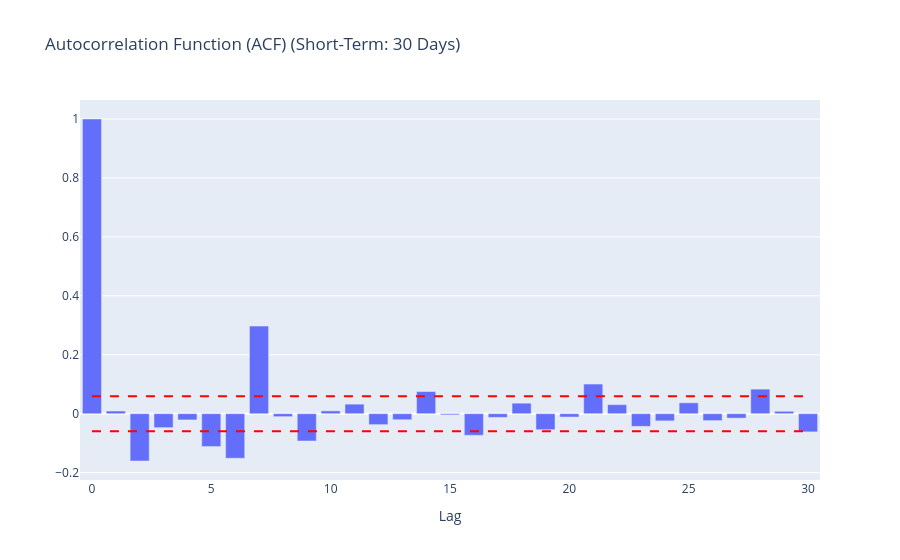
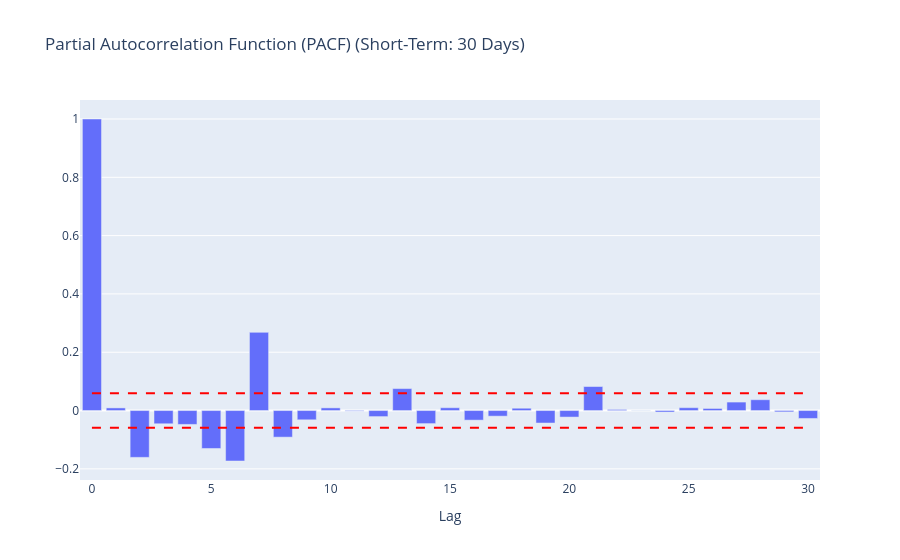

Here is the notebook cell these charts were saved with, in order:
### Markdown cell above
## 6. ACF/PACF Analysis
We analyze the Autocorrelation (ACF) and Partial Autocorrelation (PACF) plots on our stationary, differenced data to determine our `p` and `q` parameters.

**Determining `p` (AutoRegressive order from PACF):**
The PACF plot shows a significant negative spike at Lag 1, before dropping into the red confidence interval at Lags 2-5. This justifies setting our standard AR parameter to **`p = 1`**. Furthermore, we observe a massive positive spike exactly at Lag 7, mathematically confirming the 7-day weekly seasonality.

**Determining `q` (Moving Average order from ACF):**
The ACF plot mirrors this behavior, with a sharp negative spike at Lag 1 that quickly drops off into the confidence interval, followed by another massive seasonal spike at Lag 7. The sharp cutoff after the first lag justifies setting our MA parameter to **`q = 1`**.

### Code cell
def plot_interactive_acf_pacf(series, lags=30, title_suffix=""):
    acf_vals = acf(series, nlags=lags)
    pacf_vals = pacf(series, nlags=lags, method='ywm')
    
    fig_acf = go.Figure()
    fig_acf.add_trace(go.Bar(x=np.arange(len(acf_vals)), y=acf_vals, name='ACF'))
    fig_acf.add_trace(go.Scatter(x=np.arange(len(acf_vals)), y=[1.96/np.sqrt(len(series))]*len(acf_vals), mode='lines', line=dict(color='red', dash='dash')))
    fig_acf.add_trace(go.Scatter(x=np.arange(len(acf_vals)), y=[-1.96/np.sqrt(len(series))]*len(acf_vals), mode='lines', line=dict(color='red', dash='dash')))
    fig_acf.update_layout(title=f'Autocorrelation Function (ACF) {title_suffix}', xaxis_title='Lag', showlegend=False)
    fig_acf.show()
    
    fig_pacf = go.Figure()
    fig_pacf.add_trace(go.Bar(x=np.arange(len(pacf_vals)), y=pacf_vals, name='PACF'))
    fig_pacf.add_trace(go.Scatter(x=np.arange(len(pacf_vals)), y=[1.96/np.sqrt(len(series))]*len(pacf_vals), mode='lines', line=dict(color='red', dash='dash')))
    fig_pacf.add_trace(go.Scatter(x=np.arange(len(pacf_vals)), y=[-1.96/np.sqrt(len(series))]*len(pacf_vals), mode='lines', line=dict(color='red', dash='dash')))
    fig_pacf.update_layout(title=f'Partial Autocorrelation Function (PACF) {title_suffix}', xaxis_title='Lag', showlegend=False)
    fig_pacf.show()

if 'ts_diff' in locals():
    # Standard 30 Lags for finding short-term p and q
    plot_interactive_acf_pacf(ts_diff, lags=30, title_suffix="(Short-Term: 30 Days)")
    
    # Extended 370 Lags to mathematically prove the 365-day Yearly Seasonality
    print("\n--- Generating Long-Term ACF/PACF (Wait a few seconds for 370 lags) ---")
    plot_interactive_acf_pacf(ts_diff, lags=370, title_suffix="(Long-Term: 370 Days - Notice the spike at 365!)")

### Figure 1 — Plotly figure (JSON) as saved in the notebook; plotly's stock layout.template omitted (floating-point values rounded to 4 significant figures)
{"data": [{"name": "ACF", "type": "bar", "x": [0, 1, 2, 3, 4, 5, 6, 7, 8, 9, 10, 11, 12, 13, 14, 15, 16, 17, 18, 19, 20, 21, 22, 23, 24, 25, 26, 27, 28, 29, 30], "y": [1.0, 0.00909, -0.1605, -0.04732, -0.02112, -0.1115, -0.1511, 0.2973, -0.01, -0.09266, 0.009599, 0.03235, -0.03711, -0.02053, 0.07516, -0.003956, -0.07336, -0.0125, 0.03571, -0.05432, -0.01134, 0.1006, 0.03071, -0.04302, -0.0244, 0.03694, -0.02342, -0.01501, 0.08336, 0.008211, -0.06168]}, {"line": {"color": "red", "dash": "dash"}, "mode": "lines", "type": "scatter", "x": [0, 1, 2, 3, 4, 5, 6, 7, 8, 9, 10, 11, 12, 13, 14, 15, 16, 17, 18, 19, 20, 21, 22, 23, 24, 25, 26, 27, 28, 29, 30], "y": [0.0592, 0.0592, 0.0592, 0.0592, 0.0592, 0.0592, 0.0592, 0.0592, 0.0592, 0.0592, 0.0592, 0.0592, 0.0592, 0.0592, 0.0592, 0.0592, 0.0592, 0.0592, 0.0592, 0.0592, 0.0592, 0.0592, 0.0592, 0.0592, 0.0592, 0.0592, 0.0592, 0.0592, 0.0592, 0.0592, 0.0592]}, {"line": {"color": "red", "dash": "dash"}, "mode": "lines", "type": "scatter", "x": [0, 1, 2, 3, 4, 5, 6, 7, 8, 9, 10, 11, 12, 13, 14, 15, 16, 17, 18, 19, 20, 21, 22, 23, 24, 25, 26, 27, 28, 29, 30], "y": [-0.0592, -0.0592, -0.0592, -0.0592, -0.0592, -0.0592, -0.0592, -0.0592, -0.0592, -0.0592, -0.0592, -0.0592, -0.0592, -0.0592, -0.0592, -0.0592, -0.0592, -0.0592, -0.0592, -0.0592, -0.0592, -0.0592, -0.0592, -0.0592, -0.0592, -0.0592, -0.0592, -0.0592, -0.0592, -0.0592, -0.0592]}], "layout": {"showlegend": false, "title": {"text": "Autocorrelation Function (ACF) (Short-Term: 30 Days)"}, "xaxis": {"title": {"text": "Lag"}}}}

### Figure 2 — Plotly figure (JSON) as saved in the notebook; plotly's stock layout.template omitted (floating-point values rounded to 4 significant figures)
{"data": [{"name": "PACF", "type": "bar", "x": [0, 1, 2, 3, 4, 5, 6, 7, 8, 9, 10, 11, 12, 13, 14, 15, 16, 17, 18, 19, 20, 21, 22, 23, 24, 25, 26, 27, 28, 29, 30], "y": [1.0, 0.00909, -0.1606, -0.04534, -0.04758, -0.1301, -0.173, 0.2682, -0.09123, -0.03176, 0.009168, -0.00189, -0.02069, 0.07536, -0.04478, 0.009736, -0.03289, -0.01927, 0.007999, -0.04282, -0.02236, 0.08239, 0.003726, -0.0002725, -0.005102, 0.009837, 0.007185, 0.02909, 0.03717, -0.004482, -0.02713]}, {"line": {"color": "red", "dash": "dash"}, "mode": "lines", "type": "scatter", "x": [0, 1, 2, 3, 4, 5, 6, 7, 8, 9, 10, 11, 12, 13, 14, 15, 16, 17, 18, 19, 20, 21, 22, 23, 24, 25, 26, 27, 28, 29, 30], "y": [0.0592, 0.0592, 0.0592, 0.0592, 0.0592, 0.0592, 0.0592, 0.0592, 0.0592, 0.0592, 0.0592, 0.0592, 0.0592, 0.0592, 0.0592, 0.0592, 0.0592, 0.0592, 0.0592, 0.0592, 0.0592, 0.0592, 0.0592, 0.0592, 0.0592, 0.0592, 0.0592, 0.0592, 0.0592, 0.0592, 0.0592]}, {"line": {"color": "red", "dash": "dash"}, "mode": "lines", "type": "scatter", "x": [0, 1, 2, 3, 4, 5, 6, 7, 8, 9, 10, 11, 12, 13, 14, 15, 16, 17, 18, 19, 20, 21, 22, 23, 24, 25, 26, 27, 28, 29, 30], "y": [-0.0592, -0.0592, -0.0592, -0.0592, -0.0592, -0.0592, -0.0592, -0.0592, -0.0592, -0.0592, -0.0592, -0.0592, -0.0592, -0.0592, -0.0592, -0.0592, -0.0592, -0.0592, -0.0592, -0.0592, -0.0592, -0.0592, -0.0592, -0.0592, -0.0592, -0.0592, -0.0592, -0.0592, -0.0592, -0.0592, -0.0592]}], "layout": {"showlegend": false, "title": {"text": "Partial Autocorrelation Function (PACF) (Short-Term: 30 Days)"}, "xaxis": {"title": {"text": "Lag"}}}}
